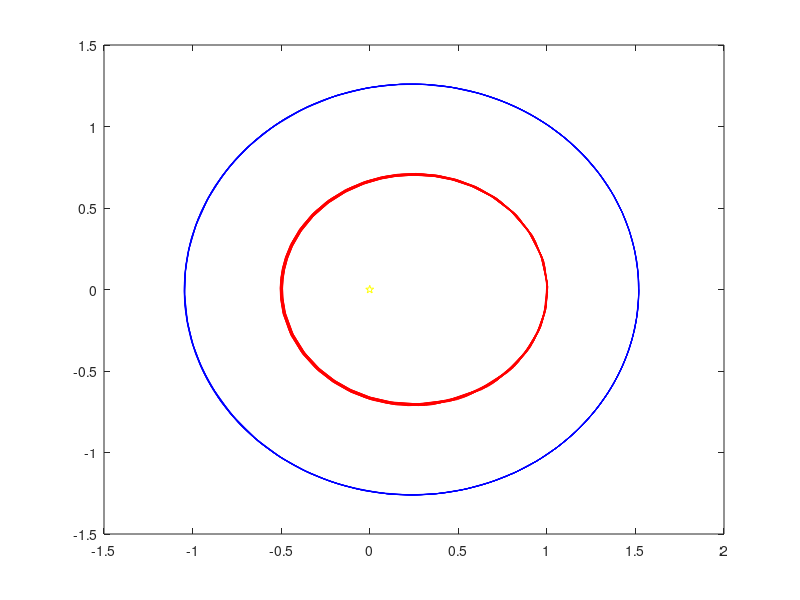

Source code (MATLAB):
Ms=330000;
Me=1;
Mm=0.1;
a1=4*pi^2*Mm/Ms;
a2=4*pi^2*Me/Ms;
b1=@(l) (l(1)^2+l(2)^2)^(3/2);
b2=@(l) ((l(1)-l(5))^2+(l(2)-l(6))^2)^(3/2);
b3=@(l) (l(5)^2+l(6)^2)^(3/2);
z=@(t,l) [l(3),l(4),a1/b2(l)*(l(5)-l(1))-4*pi^2/b1(l)*l(1),a1/b2(l)*(l(6)-l(2))-4*pi^2/b1(l)*l(2),l(7),l(8),a2/b2(l)*(l(1)-l(5))-4*pi^2/b3(l)*l(5),a2/b2(l)*(l(2)-l(6))-4*pi^2/b3(l)*l(6)];
l0=[1,0,0,-5.1,1.52,0,0,-4.6];
[t,y]=ode23(z,[0 10],l0);
plot(0,0,'yp',y(:,1),y(:,2),'r',y(:,5),y(:,6),'b')